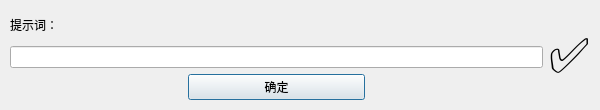
<?xml version="1.0" encoding="UTF-8"?>
<ui version="4.0">
 <class>input_box_dialog</class>
 <widget class="QDialog" name="input_box_dialog">
  <property name="geometry">
   <rect>
    <x>0</x>
    <y>0</y>
    <width>600</width>
    <height>110</height>
   </rect>
  </property>
  <property name="windowTitle">
   <string>Form</string>
  </property>
  <property name="styleSheet">
   <string notr="true">#QLabel{background-color: yellow;}</string>
  </property>
  <layout class="QGridLayout" name="gridLayout" rowstretch="1">
   <property name="leftMargin">
    <number>10</number>
   </property>
   <property name="topMargin">
    <number>10</number>
   </property>
   <property name="rightMargin">
    <number>10</number>
   </property>
   <property name="bottomMargin">
    <number>10</number>
   </property>
   <item row="0" column="0">
    <layout class="QGridLayout" name="gridLayout_2">
     <item row="1" column="0">
      <widget class="QLineEdit" name="lineEdit_input"/>
     </item>
     <item row="0" column="0">
      <widget class="QLabel" name="label_description">
       <property name="text">
        <string>提示词：</string>
       </property>
      </widget>
     </item>
     <item row="2" column="0">
      <layout class="QHBoxLayout" name="horizontalLayout" stretch="1,1,1">
       <item>
        <spacer name="horizontalSpacer">
         <property name="orientation">
          <enum>Qt::Horizontal</enum>
         </property>
         <property name="sizeHint" stdset="0">
          <size>
           <width>40</width>
           <height>20</height>
          </size>
         </property>
        </spacer>
       </item>
       <item>
        <widget class="QPushButton" name="btn_ok">
         <property name="text">
          <string>确定</string>
         </property>
        </widget>
       </item>
       <item>
        <spacer name="horizontalSpacer_2">
         <property name="orientation">
          <enum>Qt::Horizontal</enum>
         </property>
         <property name="sizeHint" stdset="0">
          <size>
           <width>40</width>
           <height>20</height>
          </size>
         </property>
        </spacer>
       </item>
      </layout>
     </item>
     <item row="0" column="1" rowspan="3">
      <widget class="QLabel" name="label_status">
       <property name="font">
        <font>
         <pointsize>36</pointsize>
        </font>
       </property>
       <property name="text">
        <string>✅</string>
       </property>
      </widget>
     </item>
    </layout>
   </item>
  </layout>
 </widget>
 <resources/>
 <connections>
  <connection>
   <sender>btn_ok</sender>
   <signal>clicked()</signal>
   <receiver>input_box_dialog</receiver>
   <slot>accept()</slot>
   <hints>
    <hint type="sourcelabel">
     <x>255</x>
     <y>83</y>
    </hint>
    <hint type="destinationlabel">
     <x>299</x>
     <y>54</y>
    </hint>
   </hints>
  </connection>
 </connections>
</ui>
